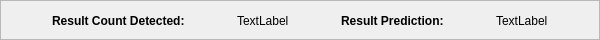
          <widget class="QFrame" name="frame">
           <property name="maximumSize">
            <size>
             <width>600</width>
             <height>40</height>
            </size>
           </property>
           <property name="frameShape">
            <enum>QFrame::StyledPanel</enum>
           </property>
           <property name="frameShadow">
            <enum>QFrame::Raised</enum>
           </property>
           <widget class="QWidget" name="layoutWidget">
            <property name="geometry">
             <rect>
              <x>0</x>
              <y>0</y>
              <width>601</width>
              <height>41</height>
             </rect>
            </property>
            <layout class="QHBoxLayout" name="horizontalLayout_5">
             <property name="spacing">
              <number>0</number>
             </property>
             <item>
              <widget class="QLabel" name="label_16">
               <property name="sizePolicy">
                <sizepolicy hsizetype="Maximum" vsizetype="Maximum">
                 <horstretch>0</horstretch>
                 <verstretch>0</verstretch>
                </sizepolicy>
               </property>
               <property name="maximumSize">
                <size>
                 <width>16777215</width>
                 <height>80</height>
                </size>
               </property>
               <property name="font">
                <font>
                 <weight>75</weight>
                 <bold>true</bold>
                </font>
               </property>
               <property name="styleSheet">
                <string notr="true">font-weight: bold;</string>
               </property>
               <property name="frameShape">
                <enum>QFrame::NoFrame</enum>
               </property>
               <property name="text">
                <string>Result Count Detected:</string>
               </property>
              </widget>
             </item>
             <item>
              <widget class="QLabel" name="label_9">
               <property name="sizePolicy">
                <sizepolicy hsizetype="Maximum" vsizetype="Preferred">
                 <horstretch>0</horstretch>
                 <verstretch>0</verstretch>
                </sizepolicy>
               </property>
               <property name="maximumSize">
                <size>
                 <width>16777215</width>
                 <height>80</height>
                </size>
               </property>
               <property name="text">
                <string>TextLabel</string>
               </property>
              </widget>
             </item>
             <item>
              <widget class="QLabel" name="label_15">
               <property name="sizePolicy">
                <sizepolicy hsizetype="Maximum" vsizetype="Maximum">
                 <horstretch>0</horstretch>
                 <verstretch>0</verstretch>
                </sizepolicy>
               </property>
               <property name="maximumSize">
                <size>
                 <width>16777215</width>
                 <height>80</height>
                </size>
               </property>
               <property name="font">
                <font>
                 <weight>75</weight>
                 <bold>true</bold>
                </font>
               </property>
               <property name="styleSheet">
                <string notr="true">font-weight: bold;</string>
               </property>
               <property name="frameShape">
                <enum>QFrame::NoFrame</enum>
               </property>
               <property name="text">
                <string>Result Prediction:</string>
               </property>
              </widget>
             </item>
             <item>
              <widget class="QLabel" name="label_44">
               <property name="sizePolicy">
                <sizepolicy hsizetype="Maximum" vsizetype="Maximum">
                 <horstretch>0</horstretch>
                 <verstretch>0</verstretch>
                </sizepolicy>
               </property>
               <property name="maximumSize">
                <size>
                 <width>16777215</width>
                 <height>80</height>
                </size>
               </property>
               <property name="text">
                <string>TextLabel</string>
               </property>
              </widget>
             </item>
            </layout>
           </widget>
          </widget>
